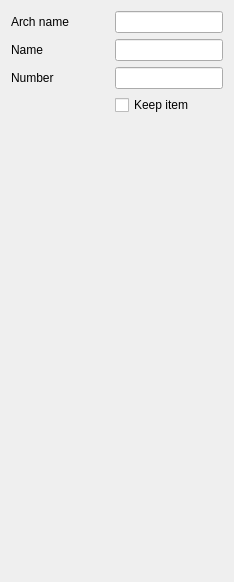
          <widget class="QWidget" name="pageItem">
           <layout class="QVBoxLayout" name="verticalLayout_15">
            <item>
             <layout class="QGridLayout" name="gridLayout_17">
              <item row="0" column="0">
               <widget class="QLabel" name="label_29">
                <property name="text">
                 <string>Arch name</string>
                </property>
               </widget>
              </item>
              <item row="2" column="0">
               <widget class="QLabel" name="label_31">
                <property name="text">
                 <string>Number</string>
                </property>
               </widget>
              </item>
              <item row="1" column="0">
               <widget class="QLabel" name="label_30">
                <property name="text">
                 <string>Name</string>
                </property>
               </widget>
              </item>
              <item row="0" column="1">
               <spacer name="horizontalSpacer_7">
                <property name="orientation">
                 <enum>Qt::Horizontal</enum>
                </property>
                <property name="sizeHint" stdset="0">
                 <size>
                  <width>40</width>
                  <height>20</height>
                 </size>
                </property>
               </spacer>
              </item>
              <item row="1" column="2">
               <widget class="QLineEdit" name="interface_element_item_name"/>
              </item>
              <item row="2" column="2">
               <widget class="QLineEdit" name="interface_element_item_nrof"/>
              </item>
              <item row="0" column="2">
               <widget class="QLineEdit" name="interface_element_item_arch"/>
              </item>
              <item row="3" column="2">
               <widget class="QCheckBox" name="interface_element_item_keep">
                <property name="text">
                 <string>Keep item</string>
                </property>
               </widget>
              </item>
             </layout>
            </item>
            <item>
             <spacer name="verticalSpacer_9">
              <property name="orientation">
               <enum>Qt::Vertical</enum>
              </property>
              <property name="sizeHint" stdset="0">
               <size>
                <width>20</width>
                <height>456</height>
               </size>
              </property>
             </spacer>
            </item>
           </layout>
          </widget>
